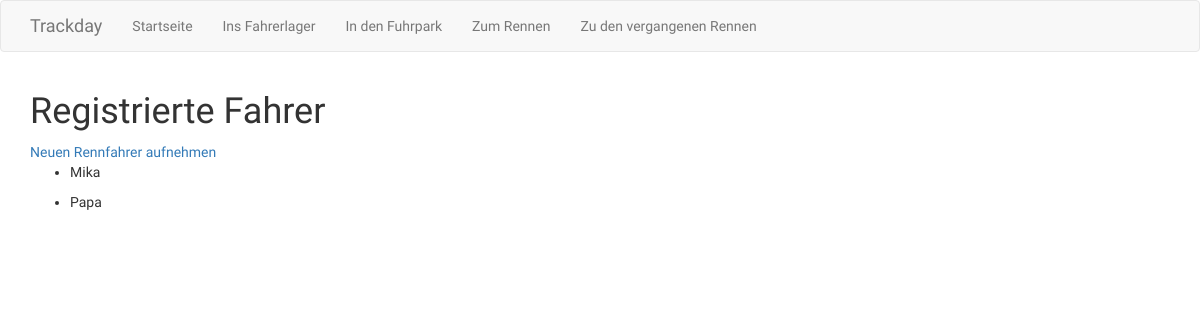
The app's page /racers, older data.
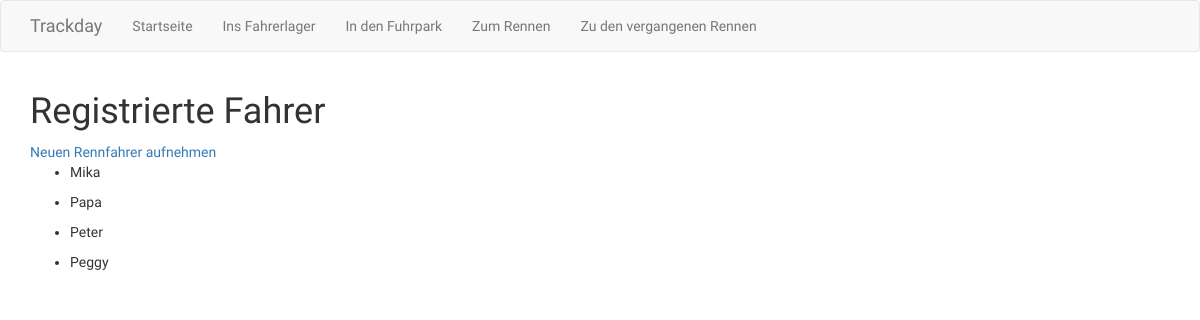
The same page, newer data.
### app/models.py (models this page shows)
class Racer(db.Model):
  id = db.Column(db.Integer, primary_key=True)
  name = db.Column(db.String(64), index=True, unique=True)
  def __repr__(self):
    return '<Racer {}>'.format(self.name)

### app/routes.py (the view)
@app.route('/racers')
def racers():
  racers = Racer.query.all()
  app.logger.info('got racers:' + repr(racers))
  return render_template('racers.html', title='Fahrer', racers=racers)

### app/templates/racers.html
{% extends "base.html" %}
{% block app_content %}
  <h1>Registrierte Fahrer</h1>
  <a href="{{ url_for('racer_registration') }}">Neuen Rennfahrer aufnehmen</a>
  {% for racer in racers %}
  <div class = "racer">
    <div class = "racer-data">
      <ul>
        <li>{{ racer.name }}</li>
      </ul>
    </div>
  </div>
  {% endfor %}
{% endblock %}

### app/templates/base.html (shortened to what this page needs)
{% extends 'bootstrap/base.html' %}
{% block styles %}
{{super()}}
<link rel="stylesheet" href="https://use.fontawesome.com/releases/v5.6.3/css/all.css">
<link rel="stylesheet" href="{{url_for('static', filename='styles.css')}}">
{% endblock %}
{% block navbar %}
    <nav class="navbar navbar-default">
        <div class="container">
            <div class="navbar-header">
                <a class="navbar-brand" href="{{ url_for('index') }}">Trackday</a>
            </div>
            <div class="collapse navbar-collapse" id="bs-example-navbar-collapse-1">
                <ul class="nav navbar-nav">
                    <li><a href="{{ url_for('index') }}">Startseite</a></li>
                    <li><a href="{{ url_for('racers') }}">Ins Fahrerlager</a></li>
                    <li><a href="{{ url_for('cars') }}">In den Fuhrpark</a></li>
                    <li><a href="{{ url_for('current_race') }}">Zum Rennen</a></li>
                    <li><a href="{{ url_for('races') }}">Zu den vergangenen Rennen</a></li>
                </ul>
            </div>
        </div>
    </nav>
{% endblock %}
{% block content %}
    <div class="container">
        {% block app_content %}{% endblock %}
    </div>
{% endblock %}

### app/static/styles.css (style rules this page uses)
body { font-family: 'Orbitron', sans-serif; }

Row changes from the older to the newer data that the page shows:
added Racer: name "Peter"
added Racer: name "Peggy"
